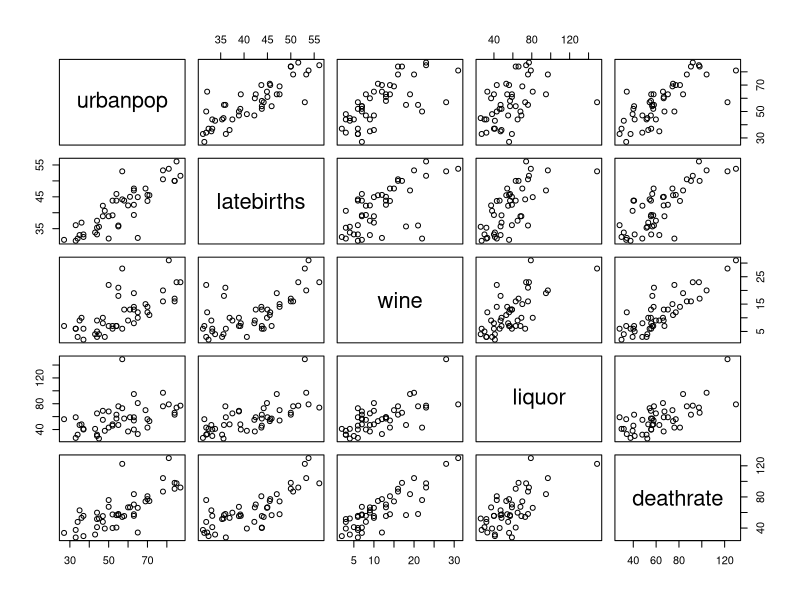
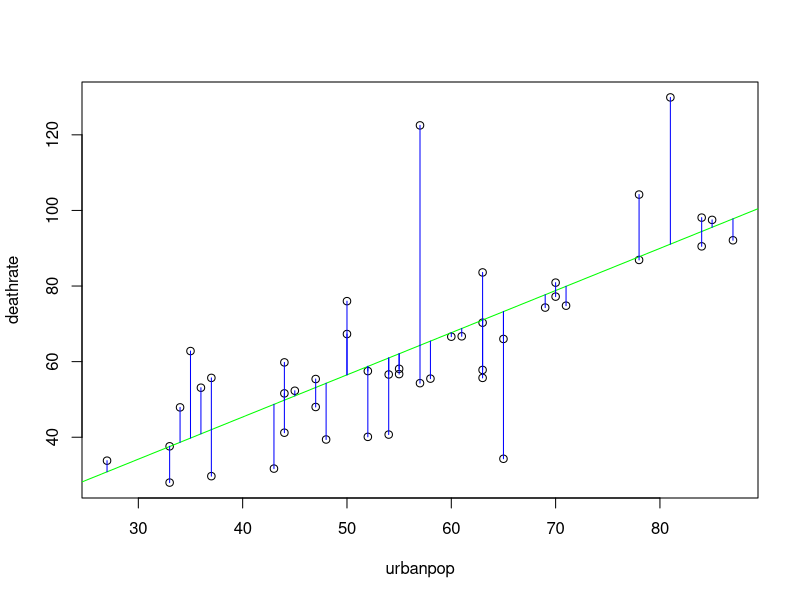

Write the R code that produced these figures, in order.
# if any of the following libraries cannot be loaded, install it first using the
# install.packages() command
library(leaps)
rm(list=ls())

################################# MAIN CODE ###########################################
cat("
-------------------------------------------------------------------------------------
Welcome to the first PAMI demo/homework (year 2016): linear regression

Today we will work on the 'x20' dataset about population and drinking data.
The dataset has been downloaded from John Burkardt website:
http://people.sc.fsu.edu/~jburkardt/datasets/regression/regression.html
and contains data about the population of different states, their drinking
habits, and their death rate from cirrhosis.

You can find more info here:
http://people.sc.fsu.edu/~jburkardt/datasets/regression/x20.txt

Let us now load the dataset and inspect its contents...")

invisible(readline(prompt = "Press [enter] to continue"))  

# load the dataset
data = read.table("cirrhosis.data",header = TRUE)
attach(data)

cat("\nThe meaning of the variables is the following:

urbanpop: urban population (percentage)
latebirths: late births (reciprocal * 100)
wine: wine consumption per capita
liquor: liquor consumption per capita
deathrate: cirrhosis death rate

We will now try to fit different linear regression models and estimate
the \"deathrate\" response variable from the data.\n")

invisible(readline(prompt = "Press [enter] to continue"))  


cat("First of all, let us give a glance at the dataset as a whole: below
you can see the correlations between all pairs of variables, while
the picture contains the plots of these pairs.\n\n")

pairs(data)
cor(data)

cat("\nQ1: what can you deduce from the plots and the correlations?\n\n")
invisible(readline(prompt = "Press [enter] to continue"))  


cat("\nNow let us look at the results of simple linear regression, trying to
describe deathrate as a function of urbanpop:\n")

fit = lm(deathrate ~ urbanpop)
summary(fit)
Yhat = fitted(fit)

plot(urbanpop,deathrate)
abline(fit, col="green")
segments(urbanpop,Yhat,urbanpop,deathrate,col="blue")

cat("Q2: what can you deduce from this result? How statistically significant is it?
Is this enough to say that there is a causation relationship between the two variables
(i.e. that living in the city increases the probability of dying from cirrhosis)?\n\n")

invisible(readline(prompt = "Press [enter] to continue"))  

cat("\nQ3: Now, try to do the same for all the other variables: complete the source code 
of this demo to include simple linear regressions for latebirths, wine, and liquor,
and comment the results.\n\n")

# you can put your simple linear regression code here

invisible(readline(prompt = "Press [enter] to continue"))  

cat("\nLet us now look at the results we get from multiple linear regression. Include the
code to perform multiple linear regression using all of the variables, and comment about
the results you get.")

# you can put your multiple linear regression code here

cat("\nQ4: do all the variables still look relevant for describing deathrate? If not, which ones
are the best? Try guessing first, then use the \"regsubsets\" command to actually find
which are the best ones if you only could choose two of them.\n\n")

invisible(readline(prompt = "Press [enter] to continue"))  


cat("\nFinally, let us see if there are any interactions amongst these two variables.
Q5: Try first a linear regression (fit1) using them, then another one (fit2) 
adding the interaction, finally compare the two fits and comment on the results.")

# complete the following code below and compare your results
#fit1 = lm(deathrate ~ var1 + var2)
#fit2 = lm(deathrate ~ var1 + var2 + ...)
#summary(fit1)
#summary(fit2)
#anova(fit1, fit2)

detach(data)
